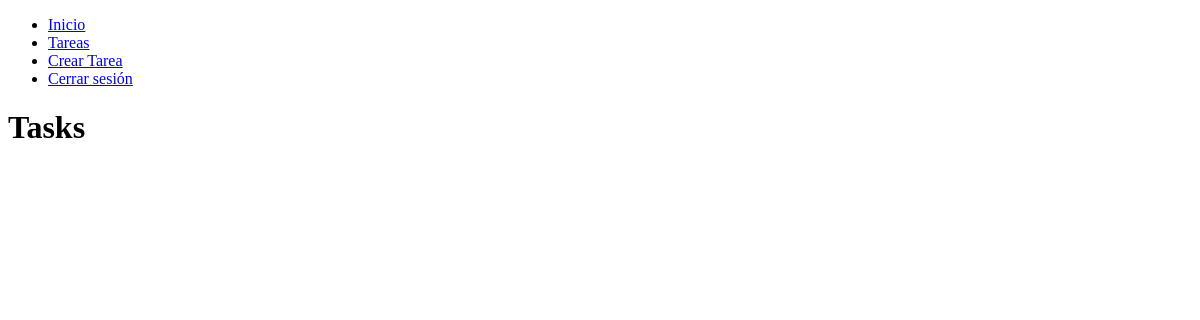
The page /tasks/ (signed in) on the database as committed earlier.
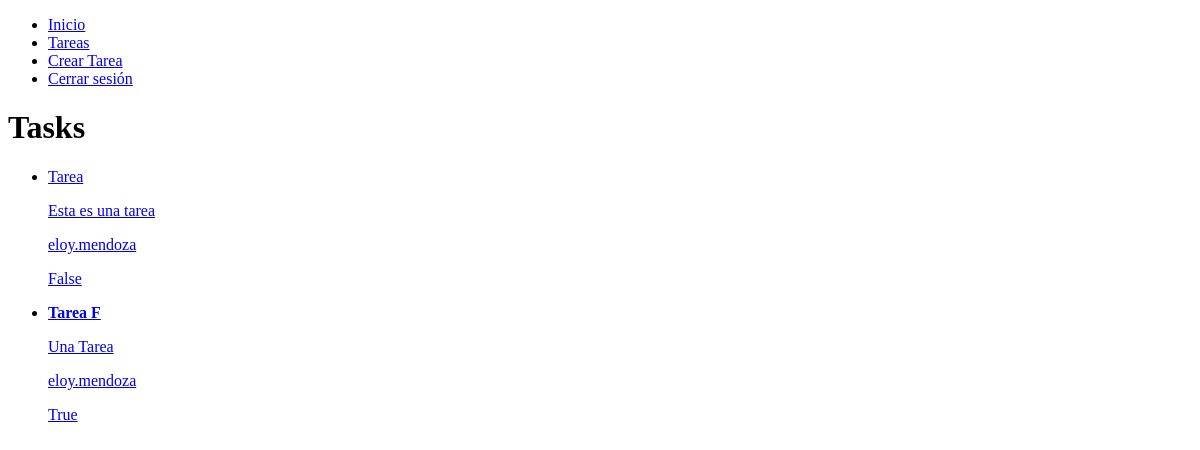
The same page on the database as committed later.
### task/models.py (models this page shows, shortened)
class Task(models.Model):
    title = models.CharField(max_length=100)
    description = models.TextField(blank=False)
    created = models.DateTimeField(auto_now_add=True)
    datecompleted = models.DateTimeField(null=True, blank=True)
    important = models.BooleanField(default=False)
    user = models.ForeignKey(User, on_delete=models.CASCADE)

### task/views.py (the view)
# urls.py: path('tasks/', views.tasks, name="tasks"),
def tasks(request):
    tasks = Task.objects.filter(user = request.user, datecompleted__isnull=True)
    return render(request, 'tasks.html', {'tasks': tasks})

### task/templates/tasks.html
{% extends 'base.html' %}
{% block content %}
    <h1>Tasks</h1>
<ul>
    {% for task in tasks %}
    <li>
        <a href="{% url 'task_detail' task.id %}">
            {% if task.important %}
            <strong>{{task.title}}</strong>
            {% else %}
            {{task.title}}
            {% endif %}
            <p>{{task.description}}</p>
            <p>{{task.user.username}}</p>
            <p>{{task.important}}</p>
            </a>
    </li>
    {% endfor %}
</ul>
{% endblock %}

Rows that differ between the two databases and show on the page:
added Task: title "Tarea", description "Esta es una tarea", user.username "eloy.mendoza", important "False"
added Task: title "Tarea F", description "Una Tarea", user.username "eloy.mendoza", important "True"
